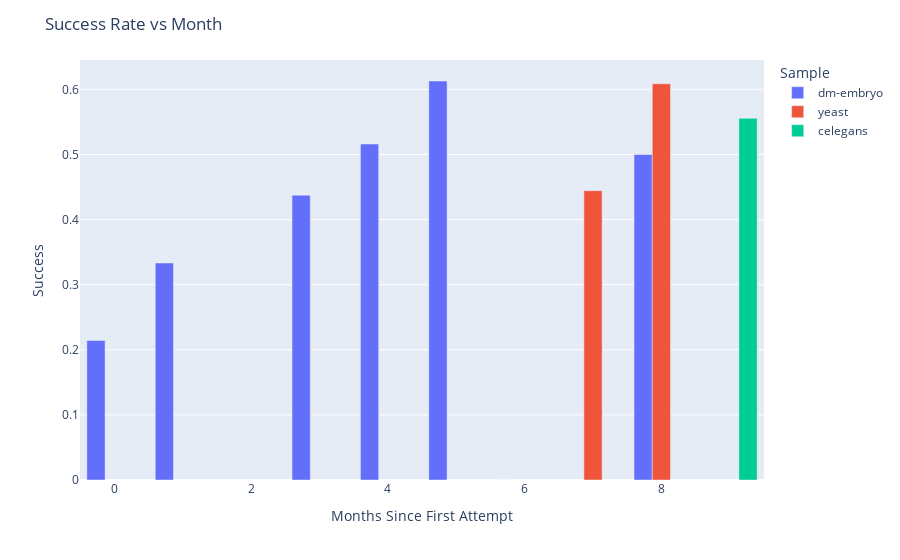

Notebook cell for this chart:
### Code cell
# calculate months since min
# get min year
min_year = df["date"].min().year
# get min month in min year
min_month = df[df["date"].dt.year == min_year]["date"].min().month

# calculate months since min
df["months_since_min"] = (df["date"].dt.year - min_year) * 12 + (df["date"].dt.month - min_month)

df_grouped = df.groupby(["Sample", "months_since_min"]).sum().reset_index()

# drop all columns except Sample, months_since_min, Attempted, Successful
df_grouped = df_grouped[["Sample", "months_since_min", "Attempted", "Successful"]]

# calculate success rate
df_grouped["Success"] = df_grouped["Successful"] / df_grouped["Attempted"]

# sort by months since min
df_grouped = df_grouped.sort_values(by="months_since_min")

display(df_grouped)

# plot success as  bar chart, color by sample with plotly express
import plotly.express as px

fig = px.bar(df_grouped, x="months_since_min", y="Success", color="Sample", barmode="group")


# set xlabel as Months Since First Attempt
fig.update_layout(title="Success Rate vs Month", xaxis_title="Months Since First Attempt")

fig.show()

### Figure 1 — Plotly figure (JSON) as saved in the notebook; plotly's stock layout.template omitted (floating-point values rounded to 4 significant figures)
{"data": [{"alignmentgroup": "True", "hovertemplate": "Sample=dm-embryo<br>months_since_min=%{x}<br>Success=%{y}<extra></extra>", "legendgroup": "dm-embryo", "marker": {"color": "#636efa", "pattern": {"shape": ""}}, "name": "dm-embryo", "offsetgroup": "dm-embryo", "orientation": "v", "showlegend": true, "textposition": "auto", "type": "bar", "x": [0, 1, 3, 4, 5, 6, 8], "xaxis": "x", "y": [0.2143, 0.3333, 0.4375, 0.5161, 0.6129, 0, 0.5], "yaxis": "y"}, {"alignmentgroup": "True", "hovertemplate": "Sample=yeast<br>months_since_min=%{x}<br>Success=%{y}<extra></extra>", "legendgroup": "yeast", "marker": {"color": "#EF553B", "pattern": {"shape": ""}}, "name": "yeast", "offsetgroup": "yeast", "orientation": "v", "showlegend": true, "textposition": "auto", "type": "bar", "x": [7, 8], "xaxis": "x", "y": [0.4444, 0.6087], "yaxis": "y"}, {"alignmentgroup": "True", "hovertemplate": "Sample=celegans<br>months_since_min=%{x}<br>Success=%{y}<extra></extra>", "legendgroup": "celegans", "marker": {"color": "#00cc96", "pattern": {"shape": ""}}, "name": "celegans", "offsetgroup": "celegans", "orientation": "v", "showlegend": true, "textposition": "auto", "type": "bar", "x": [9], "xaxis": "x", "y": [0.5556], "yaxis": "y"}], "layout": {"barmode": "group", "legend": {"title": {"text": "Sample"}, "tracegroupgap": 0}, "margin": {"t": 60}, "title": {"text": "Success Rate vs Month"}, "xaxis": {"anchor": "y", "domain": [0, 1], "title": {"text": "Months Since First Attempt"}}, "yaxis": {"anchor": "x", "domain": [0, 1], "title": {"text": "Success"}}}}
